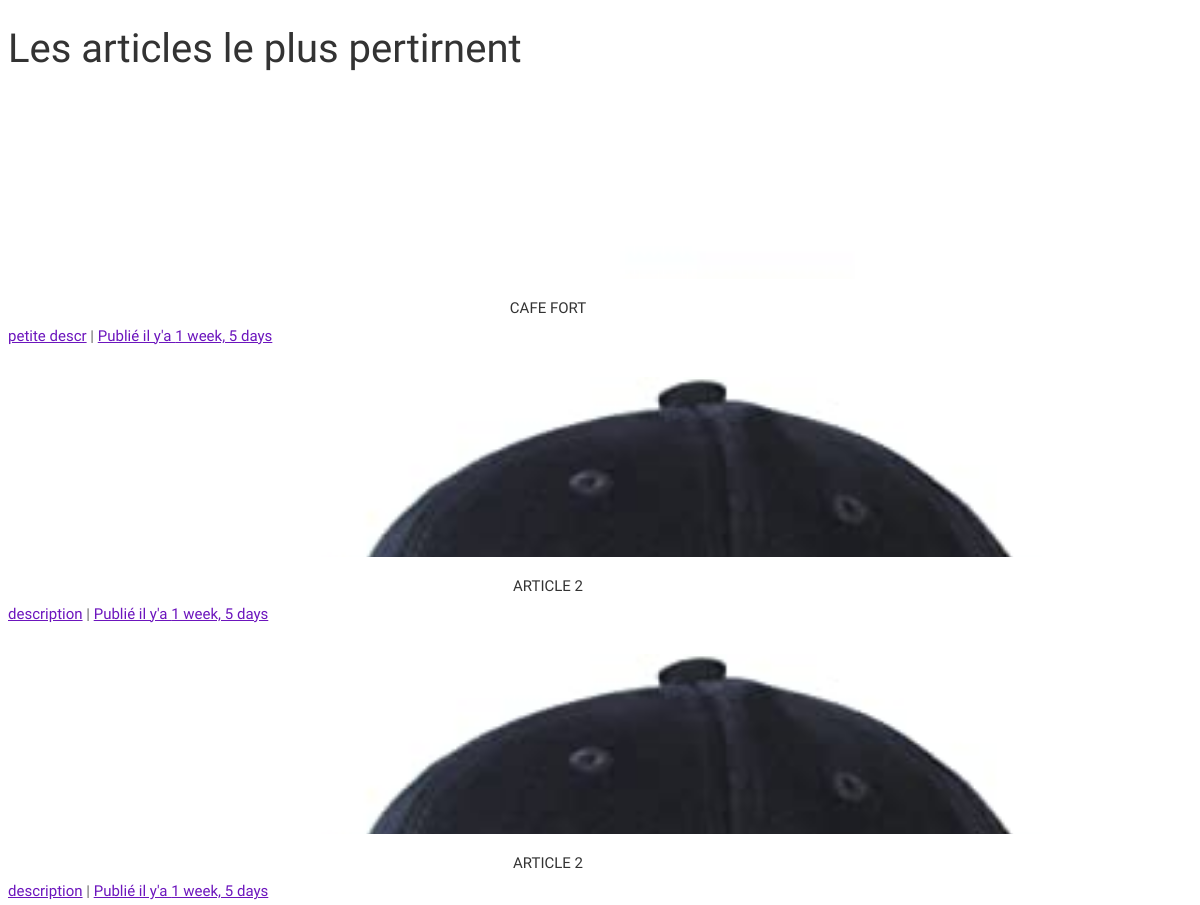
Page /article (middle part) on the earlier database version.
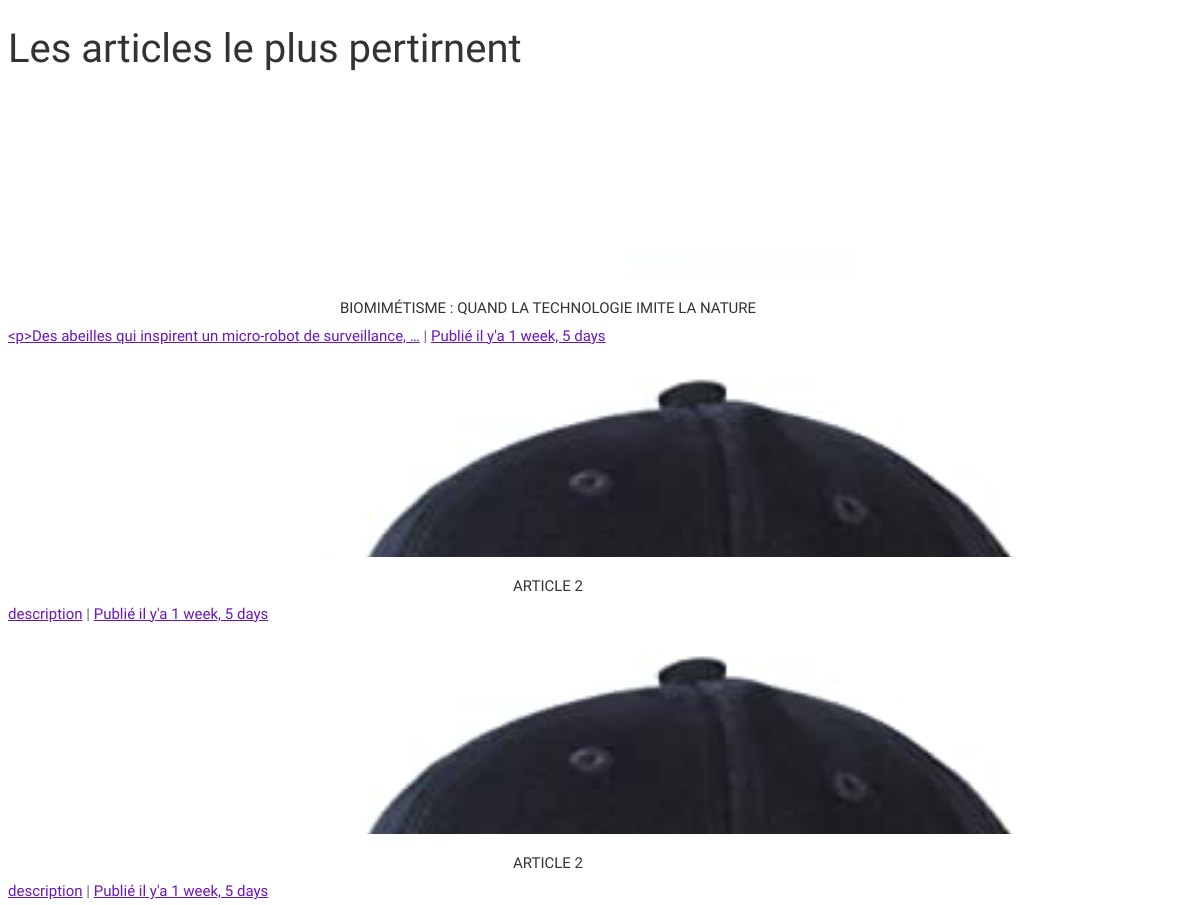
Same page on the later database version.
### inito/models.py (models this page shows, shortened)
class Article(models.Model):
    user = models.ForeignKey(User, on_delete=models.CASCADE, null=True)
    category = models.ForeignKey(Category, on_delete=models.CASCADE)
    title = models.CharField(max_length=150)
    desc = RichTextField(blank=True, null=True)
    image = models.FileField(upload_to='article', blank=True, null=True)
    created_at = models.DateTimeField(auto_now_add=True)
    updated_at = models.DateTimeField(auto_now=True)
    content_updaload = RichTextUploadingField(blank=True, null=True)
    regions = [
        Region(key='main', title='main region'),
        Region(key='sidebar', title='sidebar region')
    ]

### inito/views.py (the view)
# urls.py: path('article', views.article, name='article'),
def article(request):
    if request.method == 'GET':
        list_articles = Article.objects.all()
        context = {'list_articles': list_articles}
        return render(request, 'apps/article.html', context)

### templates/apps/article.html (shortened to what this page needs)
{% extends 'base.html' %}
{% block content %}
<h1 class="text-center">Les articles le plus pertirnent </h1>
<div class="container">
<div class="row">
    {% for article in list_articles %}
    <div class="col-xs-12 col-sm-6 col-md-4 col-lg-4">
      <a class="thumbnail" href="{% url 'detail' article.id %}">
        <span class="img">
          {% if article.image == "http://default" %}
          <img src="https://th.bing.com/th/id/OIP.xosjExMD08GLQjE6hqJvggHaEo?w=249&h=180&c=7&r=0&o=5&pid=1.7" class="card-img-top" alt="card-img-top">
          {% else %}
          <img src="{{ article.image.url }}" class="card-img-top" alt="card-img-top">
          {% endif %}
        </span>
        <span class="title">{{ article.title }}</span>
      </a>
      <span class="details"><a href="{% url 'detail' article.id %}">{{ article.desc|truncatewords:8 }}</a> | <a href="{% url 'detail' article.id %}">Publié il y'a {{ article.created_at | timesince }}</a></span>
    </div>
    {% endfor %}
  </div>
</div>
{% endblock %}

### templates/base.html (shortened to what this page needs)
<!DOCTYPE html>
<html lang="en">
<head>
    {% load static %}
	<link href="http://netdna.bootstrapcdn.com/bootstrap/3.0.0/css/bootstrap.no-icons.min.css" rel="stylesheet">
	<link href="http://netdna.bootstrapcdn.com/font-awesome/4.0.3/css/font-awesome.css" rel="stylesheet">
	<link rel="stylesheet" href="{% static 'assets/css/css.css' %}">
</head>
<body class="home">
    {% block content %}
    {% endblock %}
</body>
</html>

### static/assets/css/css.css (style rules this page uses)
html { font-size: 100%; }
body { font-size: 15px; font-size: 0.9375rem; font-family: 'Roboto Condensed', sans-serif; color: #666666; padding: 0; }
h1, h2, h3, h4, h5, h6, .h1, .h2, .h3, .h4, .h5, .h6 { font-family: 'Roboto Condensed', sans-serif; font-weight: 400; color: #333333; }
h1 { font-size: 40px; font-size: 2.5rem; }
a { color: #6c15bd; }
img { max-width: 100%; }
.thumbnail { display: block; -webkit-border-radius: 0; -webkit-background-clip: padding-box; -moz-border-radius: 0; -moz-background-clip: padding; border-radius: 0; background-clip: padding-box; border: 0 none; margin-bottom: 10px; padding: 0; text-align: center; text-decoration: none; color: #333; }
.thumbnail .img { display: block; width: 100%; overflow: hidden; height: 180px; margin: 0 0 20px; position: relative; }
.thumbnail .title { text-transform: uppercase; margin: 0 2em; display: block; text-indent: 0; }
.thumbnail img { width: 100%; position: absolute; top: 0; left: 0; }
@media (min-width: 1200px) { .container { max-width: 1080px; } }

Differences in the rows shown:
changed Article: title "CAFE FORT" → "BIOMIMÉTISME : QUAND LA TECHNOLOGIE IMITE LA NATURE"; desc "petite descr" → "<p>Des abeilles qui inspirent un micro-robot de surveillance, …"
